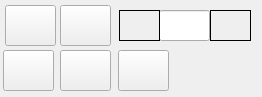
<?xml version="1.0" encoding="UTF-8"?>
<ui version="4.0">
 <class>minimized_operation_page</class>
 <widget class="QMainWindow" name="minimized_operation_page">
  <property name="geometry">
   <rect>
    <x>0</x>
    <y>0</y>
    <width>262</width>
    <height>97</height>
   </rect>
  </property>
  <property name="windowTitle">
   <string>MainWindow</string>
  </property>
  <widget class="QWidget" name="centralwidget">
   <widget class="QLabel" name="label">
    <property name="geometry">
     <rect>
      <x>0</x>
      <y>-90</y>
      <width>461</width>
      <height>191</height>
     </rect>
    </property>
    <property name="autoFillBackground">
     <bool>false</bool>
    </property>
    <property name="styleSheet">
     <string notr="true">background-image: url(:/backgournds/FlyTranslate-logo/background_image.png);</string>
    </property>
    <property name="text">
     <string/>
    </property>
    <property name="scaledContents">
     <bool>true</bool>
    </property>
   </widget>
   <widget class="QPushButton" name="btnCaptureImage">
    <property name="geometry">
     <rect>
      <x>5</x>
      <y>5</y>
      <width>51</width>
      <height>41</height>
     </rect>
    </property>
    <property name="font">
     <font>
      <pointsize>10</pointsize>
      <weight>75</weight>
      <bold>true</bold>
     </font>
    </property>
    <property name="styleSheet">
     <string notr="true">image: url(:/capture/screenshot.png);</string>
    </property>
    <property name="text">
     <string/>
    </property>
   </widget>
   <widget class="QPushButton" name="btnStopCapture">
    <property name="geometry">
     <rect>
      <x>60</x>
      <y>5</y>
      <width>51</width>
      <height>41</height>
     </rect>
    </property>
    <property name="font">
     <font>
      <pointsize>10</pointsize>
      <weight>75</weight>
      <bold>true</bold>
     </font>
    </property>
    <property name="styleSheet">
     <string notr="true">image: url(:/stop_capture/no-stopping.png);</string>
    </property>
    <property name="text">
     <string/>
    </property>
   </widget>
   <widget class="QPushButton" name="btnMaximizeWin">
    <property name="geometry">
     <rect>
      <x>60</x>
      <y>50</y>
      <width>51</width>
      <height>41</height>
     </rect>
    </property>
    <property name="font">
     <font>
      <pointsize>10</pointsize>
      <weight>75</weight>
      <bold>true</bold>
     </font>
    </property>
    <property name="styleSheet">
     <string notr="true">image: url(:/maximize/maximize.png);</string>
    </property>
    <property name="text">
     <string/>
    </property>
   </widget>
   <widget class="QLineEdit" name="txtFontSize">
    <property name="geometry">
     <rect>
      <x>159</x>
      <y>10</y>
      <width>51</width>
      <height>31</height>
     </rect>
    </property>
    <property name="font">
     <font>
      <pointsize>11</pointsize>
      <weight>75</weight>
      <bold>true</bold>
     </font>
    </property>
    <property name="text">
     <string/>
    </property>
    <property name="alignment">
     <set>Qt::AlignCenter</set>
    </property>
   </widget>
   <widget class="QLabel" name="lblbtnIncrement">
    <property name="geometry">
     <rect>
      <x>210</x>
      <y>10</y>
      <width>41</width>
      <height>31</height>
     </rect>
    </property>
    <property name="styleSheet">
     <string notr="true">image: url(:/increment/plus.png);</string>
    </property>
    <property name="frameShape">
     <enum>QFrame::Box</enum>
    </property>
    <property name="text">
     <string/>
    </property>
   </widget>
   <widget class="QLabel" name="lblbtnDecrement">
    <property name="geometry">
     <rect>
      <x>119</x>
      <y>10</y>
      <width>41</width>
      <height>31</height>
     </rect>
    </property>
    <property name="styleSheet">
     <string notr="true">image: url(:/decrement/minus-sign.png);</string>
    </property>
    <property name="frameShape">
     <enum>QFrame::Box</enum>
    </property>
    <property name="text">
     <string/>
    </property>
   </widget>
   <widget class="QPushButton" name="btnSetParagraph">
    <property name="geometry">
     <rect>
      <x>3</x>
      <y>50</y>
      <width>51</width>
      <height>41</height>
     </rect>
    </property>
    <property name="font">
     <font>
      <pointsize>10</pointsize>
      <weight>75</weight>
      <bold>true</bold>
     </font>
    </property>
    <property name="styleSheet">
     <string notr="true">image: url(:/individual sentence/text-font.png);</string>
    </property>
    <property name="text">
     <string/>
    </property>
    <property name="checkable">
     <bool>true</bool>
    </property>
   </widget>
   <widget class="QPushButton" name="btnCheckLog">
    <property name="geometry">
     <rect>
      <x>118</x>
      <y>50</y>
      <width>51</width>
      <height>41</height>
     </rect>
    </property>
    <property name="font">
     <font>
      <pointsize>10</pointsize>
      <weight>75</weight>
      <bold>true</bold>
     </font>
    </property>
    <property name="styleSheet">
     <string notr="true">image: url(:/log/log.png);</string>
    </property>
    <property name="text">
     <string/>
    </property>
   </widget>
   <widget class="QLabel" name="lblStatus">
    <property name="geometry">
     <rect>
      <x>200</x>
      <y>50</y>
      <width>51</width>
      <height>41</height>
     </rect>
    </property>
    <property name="styleSheet">
     <string notr="true">image: url(:/completed/checked.png);</string>
    </property>
    <property name="text">
     <string/>
    </property>
   </widget>
  </widget>
 </widget>
 <resources>
  <include location="../Images_for_design/background_imgs.qrc"/>
  <include location="../Images_for_design/static_img.qrc"/>
  <include location="../Images_for_design/interactable_image_source.qrc"/>
 </resources>
 <connections/>
</ui>
